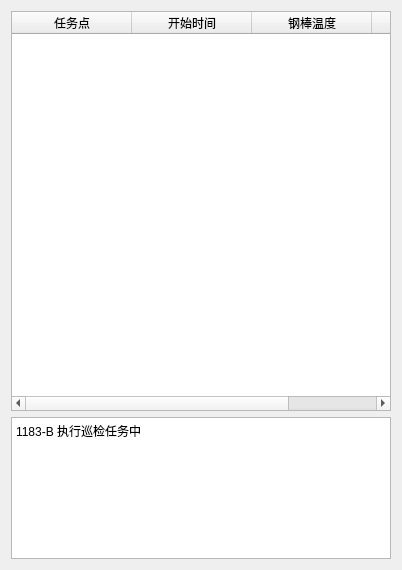
<?xml version="1.0" encoding="UTF-8"?>
<ui version="4.0">
 <class>autoPatrol</class>
 <widget class="QWidget" name="autoPatrol">
  <property name="geometry">
   <rect>
    <x>0</x>
    <y>0</y>
    <width>402</width>
    <height>570</height>
   </rect>
  </property>
  <property name="sizePolicy">
   <sizepolicy hsizetype="Expanding" vsizetype="Expanding">
    <horstretch>0</horstretch>
    <verstretch>0</verstretch>
   </sizepolicy>
  </property>
  <property name="maximumSize">
   <size>
    <width>16777215</width>
    <height>16777215</height>
   </size>
  </property>
  <property name="windowTitle">
   <string>Form</string>
  </property>
  <property name="styleSheet">
   <string notr="true"/>
  </property>
  <layout class="QVBoxLayout" name="verticalLayout">
   <item>
    <widget class="QTableWidget" name="tableWidget">
     <property name="minimumSize">
      <size>
       <width>380</width>
       <height>400</height>
      </size>
     </property>
     <property name="maximumSize">
      <size>
       <width>16777215</width>
       <height>16777215</height>
      </size>
     </property>
     <property name="styleSheet">
      <string notr="true">font: 9pt &quot;微软雅黑&quot;;</string>
     </property>
     <attribute name="horizontalHeaderDefaultSectionSize">
      <number>120</number>
     </attribute>
     <column>
      <property name="text">
       <string>任务点</string>
      </property>
     </column>
     <column>
      <property name="text">
       <string>开始时间</string>
      </property>
     </column>
     <column>
      <property name="text">
       <string>钢棒温度</string>
      </property>
     </column>
     <column>
      <property name="text">
       <string>槽底温度</string>
      </property>
     </column>
    </widget>
   </item>
   <item>
    <widget class="QTextEdit" name="textEdit">
     <property name="styleSheet">
      <string notr="true">font: 11pt &quot;微软雅黑&quot;;</string>
     </property>
     <property name="html">
      <string>&lt;!DOCTYPE HTML PUBLIC &quot;-//W3C//DTD HTML 4.0//EN&quot; &quot;http://www.w3.org/TR/REC-html40/strict.dtd&quot;&gt;
&lt;html&gt;&lt;head&gt;&lt;meta name=&quot;qrichtext&quot; content=&quot;1&quot; /&gt;&lt;style type=&quot;text/css&quot;&gt;
p, li { white-space: pre-wrap; }
&lt;/style&gt;&lt;/head&gt;&lt;body style=&quot; font-family:'微软雅黑'; font-size:11pt; font-weight:400; font-style:normal;&quot;&gt;
&lt;p style=&quot; margin-top:0px; margin-bottom:0px; margin-left:0px; margin-right:0px; -qt-block-indent:0; text-indent:0px;&quot;&gt;&lt;span style=&quot; font-family:'SimSun'; font-size:9pt;&quot;&gt;1183-B 执行巡检任务中&lt;/span&gt;&lt;/p&gt;&lt;/body&gt;&lt;/html&gt;</string>
     </property>
    </widget>
   </item>
  </layout>
 </widget>
 <resources/>
 <connections/>
</ui>
